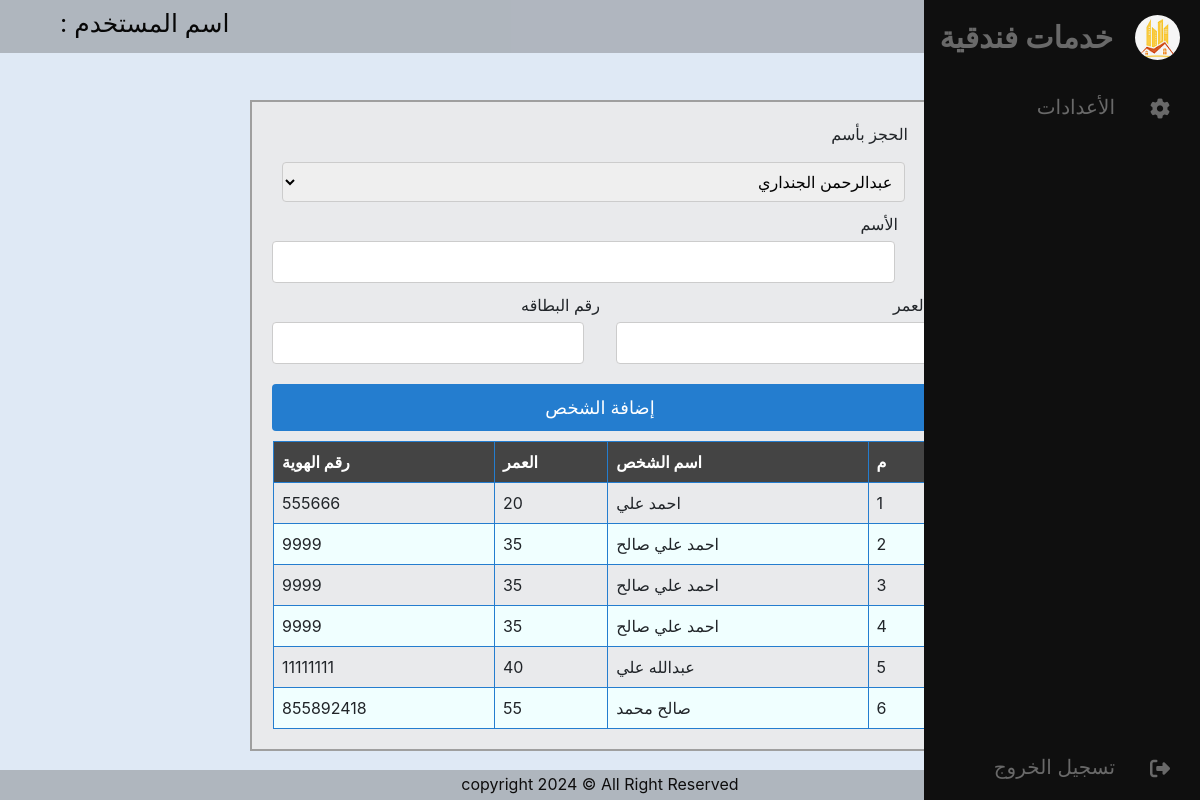
Screenshot of /chalih_people/1 with the database file from the repository.
### system/models.py (models this page shows, shortened)
class People(models.Model):
     status = [
         ('enter','تم الدخول'),
         ('notenter','لم يتم الدخول'),
              ]
     reservecha = models.ForeignKey('Reservecha',on_delete=models.CASCADE,verbose_name='اسم الحجز')
     peo_name = models.CharField(max_length=50,null=False,verbose_name='الأسم')
     peo_age = models.IntegerField(null=False,verbose_name='العمر')
     peo_card_number = models.IntegerField(null=True,verbose_name='رقم البطاقه')
     peo_add_datetime = models.DateTimeField(default=datetime.now,verbose_name='تاريخ ووقت الأضافه')
     st_people = models.CharField(max_length=20, choices=status, null=True, verbose_name='الحاله',default= 'notenter')
     user = models.ForeignKey(User, on_delete=models.CASCADE,verbose_name='المستخدم',default='abdalrahman')
     class Meta:
         verbose_name_plural = 'الأشخاص'
         verbose_name = 'شخص'

### system/views.py (the view)
# urls.py: path('chalih_people/<int:id>',views.chalih_people, name='chalih_people'),
def chalih_people(request, id):
    user = request.user
    group = user.groups.all()
    bun = Reservecha.objects.get(id=id)
    peo = People.objects.filter(reservecha=id).count()
    peo_bun_num = bun.bunch.bun_people_number
    chpe = {
        'bookch': Reservecha.objects.get(id=id),
        'form':Peoplech({'reservecha':id }),
        'peo':People.objects.all().filter(reservecha=id),
        'gr':group, 'u':user,
    }
    if request.method == 'POST':
        addpeo = Peoplech(request.POST)
        if addpeo.is_valid():
            if peo_bun_num != peo:
               addpeo.save()
    return render(request, 'pages/booking/chalih_people.html', chpe)

### system/form.py
class Peoplech(forms.ModelForm):
    class Meta:
        model = People
        fields = [
            'reservecha',
            'peo_name',
            'peo_age',
            'peo_card_number',
            'user',
        ]
        widgets = {
            'reservecha': forms.Select(attrs={'class':'rescha'}),
            'peo_name': forms.TextInput(attrs={'class':'from-control'}),
            'peo_age': forms.NumberInput(attrs={'class':'peoage'}),
            'peo_card_number': forms.NumberInput(attrs={'class':'peocard'}),
        }

### system/models.py (called while the page is built)
     def __str__(self):
         return self.customers.cus_name

### templates/pages/booking/chalih_people.html (shortened to what this page needs)
{% extends 'base.html' %}
{% block content%}
<form class="form_CP1" method="POST">
    <div class="container_CP2">
        <p style="float: right; margin-right: 20px;"> الحجز بأسم</p>
        {{form.reservecha}}
      <div class="input-field_CP3" style="margin-top: 10px;">
          <label class="label_CP4" style="margin-right: 30px;">{{form.peo_name.label}}</label>
          {{form.peo_name}}
      </div>
    </div>
    <div class="container_CP3">
    <div class="input-field_CP3">
        <label class="label_CP4" style="margin-left: 90px;">{{form.peo_age.label}}</label>
        {{form.peo_age}}
    </div>
  <div class="input-field_CP3" >
    <label class="label_CP4">{{form.peo_card_number.label}}</label>
    {{form.peo_card_number}}
  </div>
    </div>
  <div class="button-container_CP6" style="margin-top: 10px;">
    <button type="submit" class="button_CP6">إضافة الشخص</button>
  </div>
<article class="article_CP1">
    <table class="table_CP1">
        <colgroup>
            <col span="1" class="column">
        </colgroup>
        <thead class="thead_CP1">
            <tr>
                <th>م </th>
                <th>اسم الشخص </th>
                <th>العمر </th>
                <th>رقم الهوية</th>
            </tr>
        </thead>
        <tbody class="tbody_CP1">
            {% for p in peo %}
            <tr>
                <td>{{ forloop.counter }}</td>
                <td>{{p.peo_name}}</td>
                <td>{{p.peo_age}}</td>
                <td>{{p.peo_card_number }}</td>
            </tr>
            {% endfor %}
        </tbody>
    </table>
</article>
</form>
{% endblock %}

### hotel_system/static/css/style.css (style rules this page uses)
* { margin: 0; padding: 0; text-decoration: none; }
body { background: #dfe9f5; direction: rtl; }
.input-field input[type="text"], input[type="search"], input[type="email"], input[type="date"], select { flex: 1; width: calc(100% - 3%); padding: 8px; border: 1px solid #ccc; border-radius: 4px; box-sizing: border-box; }
button[type="submit"] { width: 100%; padding: 10px; background-color: #4CAF50; color: white; border: none; cursor: pointer; border-radius: 4px; }
.input-field_B3 input[type="text"], input[type="date"], input[type="time"], select { flex: 1; width: calc(100% - 5%); padding: 8px; border: 1px solid #ccc; border-radius: 4px; box-sizing: border-box; margin-left: 10px; }
.input-field_CB2 input[type="text"], input[type="number"], input[type="date"], input[type="time"], select { flex: 1; width: calc(100% - 5%); padding: 8px; border: 1px solid #ccc; border-radius: 4px; box-sizing: border-box; }
.form_CP1 { max-width: 700px; flex-direction: column; align-items: center; margin: 0 auto; padding: 20px; border: 2px solid #9f9f9f; background-color: #ebebebd8; margin-top: 100px; }
.container_CP3 { display: inline-flex; }
.input-field_CP3 { margin-bottom: 10px; flex: 1; }
.label_CP4 { display: block; margin-bottom: 5px; float: right; }
input[type="text"] { flex: 1; width: calc(100% - 5%); padding: 8px; border: 1px solid #ccc; border-radius: 4px; box-sizing: border-box; }
.peoage { width: 190px; padding: 8px; border: 1px solid #ccc; border-radius: 4px; box-sizing: border-box; display: inline-flex; margin-left: 25px; }
.peocard { width: 405px; padding: 8px; border: 1px solid #ccc; border-radius: 4px; box-sizing: border-box; display: inline-flex; }
.button_CP6[type="submit"][type="submit"] { width: 100%; padding: 10px; background-color: #247dcf; color: white; border: none; cursor: pointer; border-radius: 4px; font-size: large; }
.table_CP1 { border: 1px solid #000; border-collapse: collapse; align-items: center; width: 655px; margin-top: 10px; }
th , td { border: 1px solid #247dcf; padding: .5rem; }
.thead_CP1 { background: #444; color: #fff; }
.tbody_CP1 tr:nth-child(even) { background: azure; }
.rescha { pointer-events: none; }

### rows the page displays
People: peo_name "احمد علي", peo_age "20", peo_card_number "555666"
People: peo_name "احمد علي صالح", peo_age "35", peo_card_number "9999"
People: peo_name "احمد علي صالح", peo_age "35", peo_card_number "9999"
People: peo_name "احمد علي صالح", peo_age "35", peo_card_number "9999"
People: peo_name "عبدالله علي", peo_age "40", peo_card_number "11111111"
People: peo_name "صالح محمد", peo_age "55", peo_card_number "855892418"
